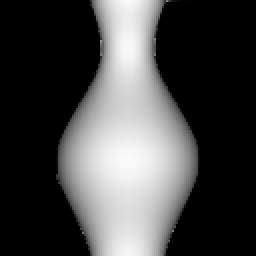
#> input picture PF-SFS/vase001_128.png, 128 x 128 px (shown 2 times larger)
$ python driver.py
#> lines starting #> are read from the running program, lines starting #| are printed output that depends on the picture
### PF-SFS/subgridclass.py
import numpy as np
import itertools
import math

class subgrid:

    def __init__(self, lim, N, I, f):
    # Input:    lim - vector of domain boundaries
    #           N - vector of cell counts
    #           f - focal length

        # Initiate grid constants
        self.dim = len(lim)
        self.lim = lim
        self.N = N
        self.I = np.array(I.copy())
        self.f = f
        self.h = []
        for i in range(self.dim):
            self.h.append((self.lim[i][1]-self.lim[i][0])/N[i])

        # Regularize
        for i in range(self.N[0]+1):
            for j in range(self.N[1]):
                self.I[i,j] = min(self.I[i,j],1-(1e-4))

        # Initiate grid solution values
        Nsize = (self.N[0]+1)*(self.N[1]+1)

        # [9 lines of commented-out code are left out]
        self.T = np.ones(Nsize)
        for i in range(self.N[0]+1):
            for j in range(self.N[1]+1):
                node = [i,j]
                id = self.findID(node)
                if i == 0 or i == self.N[0] or j == 0 or j == self.N[1]:
                    self.T[id] = 10
                else:
                    if self.I[i,j] > 0:
                        self.T[id] = -((1/2)*math.log(self.I[i,j]) + math.log(self.f))
                    else:
                        self.T[id] = -math.log(self.f)

###############################################################################

    def findID(self, node):
        # Find index in T for node (i,j,...)
        id = 0
        for d in range(self.dim-1):
            mult = node[d]
            for dd in range(d+1,self.dim):
                mult = mult*(self.N[dd]+1)
            id = id + mult
        id = id + node[self.dim-1]

        return id

###############################################################################

    def findX(self, node):
        # Find coordinates (x,y,...) for node (i,j,...)
        x = []
        for i in range(self.dim):
            x.append(self.lim[i][0]+node[i]*self.h[i])
        x = np.array(x)

        return x

###############################################################################

    # [27 lines left out: functions checkNode, findNode, not called in this run]

###############################################################################

    def maxM(self,node,Tu,Dil):
        # Maximize value M

        M = -1e99

        for i in range(50):
            for j in range(50):

                xi = -1+i*(2/50)
                yi = -1+j*(2/50)

                if xi**2 + yi**2 < 1:
                    a = np.array([xi,yi])

                    fc = -1*np.matmul(Dil,a)
                    lc = -self.I[node[0],node[1]]*(self.f**2)*np.sqrt(1 - a[0]**2 - a[1]**2)
                    s = np.sign(fc)

                    if not np.any(abs(s) < 1e-9):
                        nodei = np.array([node[0]+s[0],node[1]])
                        idx = int(self.findID(nodei))
                        Ti = self.T[idx]
                        nodej = np.array([node[0],node[1]+s[1]])
                        idy = int(self.findID(nodej))
                        Tj = self.T[idy]

                        P = np.array([0,0])
                        P[0] = (Tu - Ti)/(-s[0]*self.h[0])
                        P[1] = (Tu - Tj)/(-s[1]*self.h[1])

                        # Maximize M (or minimize -M)
                        Mtemp = -1*np.matmul(fc,P) - lc
                        if Mtemp >= M:
                            M = Mtemp
                            dtopt = abs(fc[0])/self.h[0] + abs(fc[1])/self.h[1]
                            dtopt = 1/dtopt
                            dtopt *= 0.9
                            fcmax = fc

        return M, dtopt


###############################################################################

    def sweep(self,alt=False):

        if not alt:
            Irange = range(1,self.N[0])
            Jrange = range(1,self.N[1])
        else:
            Irange = reversed(range(1,self.N[0]))
            Jrange = reversed(range(1,self.N[1]))

        # Compute on each interior node
        for ii in Irange:

            for jj in Jrange:

                node = np.array([ii,jj])

                # Find current grid node
                x = self.findX(node)
                # Find list id
                id = self.findID(node)
                Tu = self.T[id]

                Q = np.sqrt((self.f**2)/(self.f**2 + x[0]**2 + x[1]**2))
                J = self.I[node[0],node[1]]*(self.f**2)/Q

                D = np.array([[self.f,0],[0,np.sqrt(self.f**2 + x[0]**2 + x[1]**2)]])
                cost = x[1]/np.sqrt(x[0]**2 + x[1]**2)
                sint = -x[0]/np.sqrt(x[0]**2 + x[1]**2)
                R = np.array([[cost,sint],[-sint,cost]])
                Dil = np.matmul(R.transpose(),D)
                Dil = np.matmul(Dil,R)
                Dil *= J

                [M,dtopt] = self.maxM(node,Tu,Dil)

                # Solve for new value
                c = -Tu + dtopt*M

                t = Tu
                gt  = t - dtopt*math.exp(-2*t) + c
                gtp = 1 + 2*dtopt*math.exp(-2*t)
                tk = t - gt/gtp
                while abs(t - tk) > 1e-13:
                    t = tk
                    gt  = t - dtopt*math.exp(-2*t) + c
                    gtp = 1 + 2*dtopt*math.exp(-2*t)
                    tk = t - gt/gtp

                self.T[id] = tk

### PF-SFS/driver.py
import math
import numpy as np
import matplotlib.pyplot as plt
import time
import itertools
import cv2
import open3d as o3d
import os

import subgridclass as subgrid

if __name__ == '__main__':

    # Make surface directory
    path = "surface"
    isExist = os.path.exists(path)
    if not isExist:
        os.makedirs(path)

    # Import image
    sfs = cv2.imread('vase001_128.png')
#> sfs is the input picture: shape (128, 128, 3); min 0, max 249, mean 70.3
    # sfs = cv2.imread('Mozart001_256.pgm')
    # sfs = cv2.imread('vase256.pgm')
    # sfs = cv2.imread('SFS-I.png')

    # Initialize domain
    N =  np.array([0,0])
    N[0] = sfs.shape[1]-1
    N[1] = sfs.shape[0]-1
    lim = np.array([[-sfs.shape[1]/20,sfs.shape[1]/20],[-sfs.shape[0]/20,sfs.shape[0]/20]])
#> lim = [[-6.4, 6.4], [-6.4, 6.4]]
    #  Focal length
    f = 25

    # Get normalized B/W values
    R = sfs[:,:,2]
    G = sfs[:,:,1]
    B = sfs[:,:,0]
    I = 0.3*R + 0.59*G + 0.11*B
    I /= 255
    I = np.subtract(1,I)
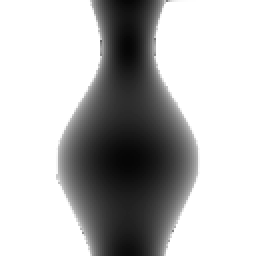
#> I: shape (128, 128) float64 (shown 2 times larger); min 0.0235, max 1, mean 0.724
    # I = np.subtract(255,I)
    # Rotate so (0,0) is bottom-left of image
    I = list(zip(*I[::-1]))
#> I = 128 items

    # Setup initial grid
    grid = subgrid.subgrid(lim,N,I,f)
#> in __init__, `self.I = np.array(I.copy())`:
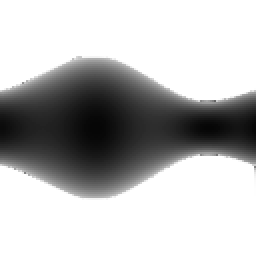
#> self.I: shape (128, 128) float64 (shown 2 times larger); min 0.0235, max 1, mean 0.724

    # Generate list of grid nodes for plotting
    xy = []
    index = []
    for i in range(grid.dim):
        index.append(np.array(range(grid.N[i]+1)))
    index = np.array(index)
    for node in itertools.product(*index):
        nodex = []
        for i in range(grid.dim):
            nodex.append(grid.lim[i][0]+node[i]*grid.h[i])
        nodex = np.array(nodex)
        xy.append(nodex)
    x = np.array([item[0] for item in xy])
    y = np.array([item[1] for item in xy])

    fig5 = plt.figure()
    ax5 = fig5.add_subplot(111, projection='3d')
    ax5.set_title('Surface')
    z = grid.T.copy()
    X = np.reshape(x, (grid.N[0]+1,grid.N[1]+1))
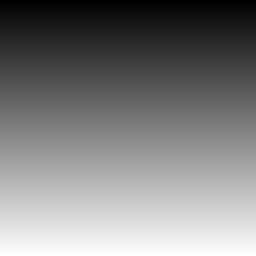
#> X: shape (128, 128) float64 (shown 2 times larger); min -6.4, max 6.4, mean 6.66e-16; drawn with min black and max white
    X = X[1:-1,1:-1]
#> X: shape (126, 126) float64
    Y = np.reshape(y, (grid.N[0]+1,grid.N[1]+1))
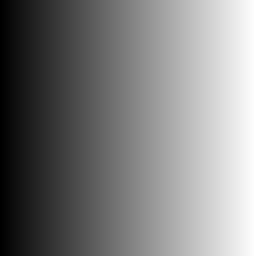
#> Y: shape (128, 128) float64 (shown 2 times larger); min -6.4, max 6.4, mean 4.02e-16; drawn with min black and max white
    Y = Y[1:-1,1:-1]
#> Y: shape (126, 126) float64
    Z = np.reshape(z, (grid.N[0]+1,grid.N[1]+1))
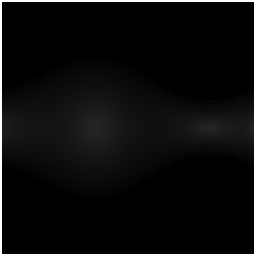
#> Z: shape (128, 128) float64 (shown 2 times larger); min -3.22, max 10, mean -2.52; drawn with min black and max white
    Z = Z[1:-1,1:-1]
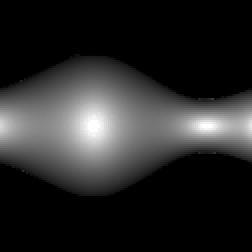
#> Z: shape (126, 126) float64 (shown 2 times larger); min -3.22, max -1.34, mean -2.92; drawn with min black and max white
    ax5.plot_surface(X,Y,Z,cmap='Greys')
    plt.savefig('surface/super-solution.png')
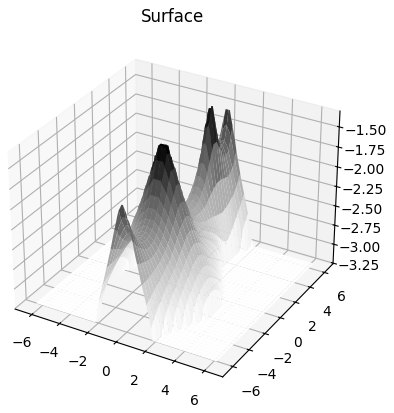
#> figure drawn by matplotlib, 1 panel
    fig5.clear()

    surf_array = np.array([x,y,z])
    surf_array = np.transpose(surf_array)
    pcd = o3d.geometry.PointCloud()
    pcd.points = o3d.utility.Vector3dVector(surf_array)
    pcd.estimate_normals()
    # Poisson mesh
    poisson_mesh = o3d.geometry.TriangleMesh.create_from_point_cloud_poisson(pcd, depth=8, width=0, scale=1.1, linear_fit=False)[0]
    bbox = pcd.get_axis_aligned_bounding_box()
    p_mesh_crop = poisson_mesh.crop(bbox)
    o3d.io.write_triangle_mesh("surface/p_mesh_super.obj", poisson_mesh)

    # Setup initial values
    iterate = 0
    T_old = grid.T.copy()
    # Start timer
    t0 = time.time()

    # Implement sweeping here
    grid.sweep()
#> (the run stopped early here; a loop or call above may not have finished)
